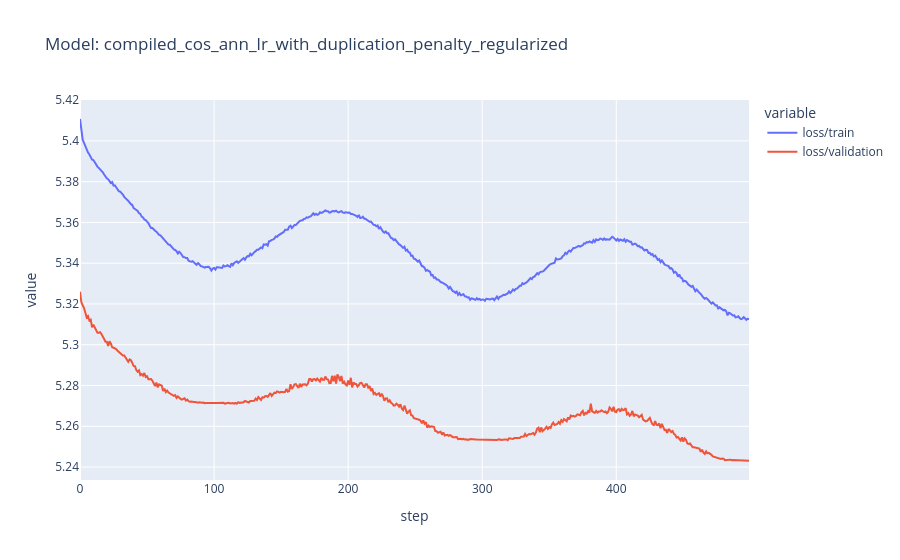

Notebook cell for this chart:
### Markdown cell above
### After Regularization

### Code cell
model_file = "./models/model_500e_4098_32_32_4_4_compiled_cos_ann_lr_from_checkpoint_regularized.pth"
tb_file = "./models/events.out.tfevents.1733057344.kapilsh-dev-big.3280480.0"
model_name = "compiled_cos_ann_lr_with_duplication_penalty_regularized"
metrics = read_tensorboard_logs(tb_file)
metrics_by_run = metrics.groupby(["step", "tag"]).mean().unstack()["value"]
metrics_by_run.columns.name = None
fig = px.line(metrics_by_run, title=f"Model: {model_name}")
fig.show()

### Figure 1 — Plotly figure (JSON) as saved in the notebook; plotly's stock layout.template omitted (floating-point values rounded to 4 significant figures; data arrays with more than 128 entries replaced by an {"elided": "..."} marker saying what was removed)
{"data": [{"hovertemplate": "variable=loss/train<br>step=%{x}<br>value=%{y}<extra></extra>", "legendgroup": "loss/train", "line": {"color": "#636efa", "dash": "solid"}, "marker": {"symbol": "circle"}, "mode": "lines", "name": "loss/train", "orientation": "v", "showlegend": true, "type": "scatter", "x": {"elided": "500 int values"}, "xaxis": "x", "y": {"elided": "500 float values"}, "yaxis": "y"}, {"hovertemplate": "variable=loss/validation<br>step=%{x}<br>value=%{y}<extra></extra>", "legendgroup": "loss/validation", "line": {"color": "#EF553B", "dash": "solid"}, "marker": {"symbol": "circle"}, "mode": "lines", "name": "loss/validation", "orientation": "v", "showlegend": true, "type": "scatter", "x": {"elided": "500 int values"}, "xaxis": "x", "y": {"elided": "500 float values"}, "yaxis": "y"}], "layout": {"legend": {"title": {"text": "variable"}, "tracegroupgap": 0}, "title": {"text": "Model: compiled_cos_ann_lr_with_duplication_penalty_regularized"}, "xaxis": {"anchor": "y", "domain": [0, 1], "title": {"text": "step"}}, "yaxis": {"anchor": "x", "domain": [0, 1], "title": {"text": "value"}}}}
